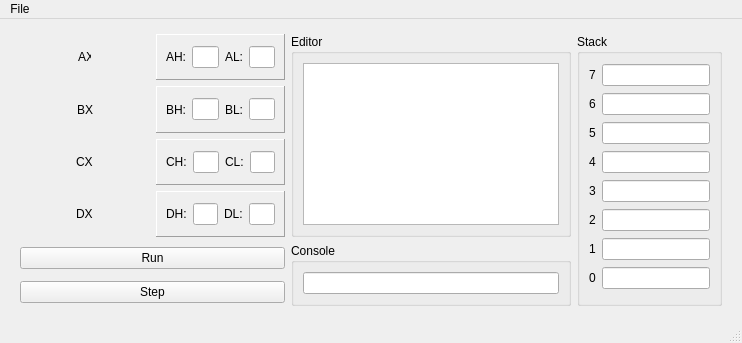
<?xml version="1.0" encoding="UTF-8"?>
<ui version="4.0">
 <class>MainWindow</class>
 <widget class="QMainWindow" name="MainWindow">
  <property name="geometry">
   <rect>
    <x>0</x>
    <y>0</y>
    <width>742</width>
    <height>340</height>
   </rect>
  </property>
  <property name="windowTitle">
   <string>MainWindow</string>
  </property>
  <property name="documentMode">
   <bool>false</bool>
  </property>
  <widget class="QWidget" name="centralwidget">
   <layout class="QGridLayout" name="gridLayout" rowstretch="0,0,0" columnstretch="1,0,0,0">
    <property name="sizeConstraint">
     <enum>QLayout::SetNoConstraint</enum>
    </property>
    <property name="leftMargin">
     <number>20</number>
    </property>
    <property name="topMargin">
     <number>15</number>
    </property>
    <property name="rightMargin">
     <number>20</number>
    </property>
    <property name="bottomMargin">
     <number>15</number>
    </property>
    <item row="1" column="0">
     <widget class="QPushButton" name="run_btn">
      <property name="focusPolicy">
       <enum>Qt::NoFocus</enum>
      </property>
      <property name="text">
       <string>Run</string>
      </property>
     </widget>
    </item>
    <item row="2" column="0">
     <widget class="QPushButton" name="step_btn">
      <property name="focusPolicy">
       <enum>Qt::NoFocus</enum>
      </property>
      <property name="text">
       <string>Step</string>
      </property>
     </widget>
    </item>
    <item row="0" column="0">
     <layout class="QGridLayout" name="gridLayout_2" rowstretch="1,1,1,1" columnstretch="1,1">
      <property name="sizeConstraint">
       <enum>QLayout::SetMinimumSize</enum>
      </property>
      <property name="topMargin">
       <number>0</number>
      </property>
      <item row="0" column="1">
       <widget class="QFrame" name="ax_frame">
        <property name="sizePolicy">
         <sizepolicy hsizetype="Preferred" vsizetype="Preferred">
          <horstretch>0</horstretch>
          <verstretch>0</verstretch>
         </sizepolicy>
        </property>
        <property name="frameShape">
         <enum>QFrame::Panel</enum>
        </property>
        <property name="frameShadow">
         <enum>QFrame::Raised</enum>
        </property>
        <property name="lineWidth">
         <number>1</number>
        </property>
        <property name="midLineWidth">
         <number>0</number>
        </property>
        <layout class="QHBoxLayout" name="horizontalLayout_3" stretch="1,7,1,7">
         <property name="sizeConstraint">
          <enum>QLayout::SetDefaultConstraint</enum>
         </property>
         <property name="topMargin">
          <number>9</number>
         </property>
         <property name="bottomMargin">
          <number>9</number>
         </property>
         <item>
          <widget class="QLabel" name="ah">
           <property name="text">
            <string>AH:</string>
           </property>
          </widget>
         </item>
         <item>
          <widget class="QLineEdit" name="ah_line">
           <property name="enabled">
            <bool>true</bool>
           </property>
           <property name="sizePolicy">
            <sizepolicy hsizetype="Expanding" vsizetype="Fixed">
             <horstretch>0</horstretch>
             <verstretch>0</verstretch>
            </sizepolicy>
           </property>
           <property name="focusPolicy">
            <enum>Qt::NoFocus</enum>
           </property>
           <property name="frame">
            <bool>true</bool>
           </property>
           <property name="echoMode">
            <enum>QLineEdit::Normal</enum>
           </property>
           <property name="alignment">
            <set>Qt::AlignRight|Qt::AlignTrailing|Qt::AlignVCenter</set>
           </property>
           <property name="dragEnabled">
            <bool>false</bool>
           </property>
           <property name="readOnly">
            <bool>false</bool>
           </property>
          </widget>
         </item>
         <item>
          <widget class="QLabel" name="al">
           <property name="text">
            <string>AL:</string>
           </property>
          </widget>
         </item>
         <item>
          <widget class="QLineEdit" name="al_line">
           <property name="focusPolicy">
            <enum>Qt::NoFocus</enum>
           </property>
           <property name="alignment">
            <set>Qt::AlignRight|Qt::AlignTrailing|Qt::AlignVCenter</set>
           </property>
          </widget>
         </item>
        </layout>
       </widget>
      </item>
      <item row="2" column="1">
       <widget class="QFrame" name="cx_frame">
        <property name="frameShape">
         <enum>QFrame::Panel</enum>
        </property>
        <property name="frameShadow">
         <enum>QFrame::Raised</enum>
        </property>
        <layout class="QHBoxLayout" name="horizontalLayout_4" stretch="1,7,1,7">
         <item>
          <widget class="QLabel" name="ch">
           <property name="text">
            <string>CH:</string>
           </property>
          </widget>
         </item>
         <item>
          <widget class="QLineEdit" name="ch_line">
           <property name="focusPolicy">
            <enum>Qt::NoFocus</enum>
           </property>
           <property name="alignment">
            <set>Qt::AlignRight|Qt::AlignTrailing|Qt::AlignVCenter</set>
           </property>
          </widget>
         </item>
         <item>
          <widget class="QLabel" name="cl">
           <property name="text">
            <string>CL:</string>
           </property>
          </widget>
         </item>
         <item>
          <widget class="QLineEdit" name="cl_line">
           <property name="focusPolicy">
            <enum>Qt::NoFocus</enum>
           </property>
           <property name="alignment">
            <set>Qt::AlignRight|Qt::AlignTrailing|Qt::AlignVCenter</set>
           </property>
          </widget>
         </item>
        </layout>
       </widget>
      </item>
      <item row="1" column="1">
       <widget class="QFrame" name="bx_frame">
        <property name="frameShape">
         <enum>QFrame::Panel</enum>
        </property>
        <property name="frameShadow">
         <enum>QFrame::Raised</enum>
        </property>
        <layout class="QHBoxLayout" name="horizontalLayout_2" stretch="1,7,1,7">
         <item>
          <widget class="QLabel" name="bh">
           <property name="text">
            <string>BH:</string>
           </property>
          </widget>
         </item>
         <item>
          <widget class="QLineEdit" name="bh_line">
           <property name="focusPolicy">
            <enum>Qt::NoFocus</enum>
           </property>
           <property name="alignment">
            <set>Qt::AlignRight|Qt::AlignTrailing|Qt::AlignVCenter</set>
           </property>
          </widget>
         </item>
         <item>
          <widget class="QLabel" name="bl">
           <property name="text">
            <string>BL:</string>
           </property>
          </widget>
         </item>
         <item>
          <widget class="QLineEdit" name="bl_line">
           <property name="focusPolicy">
            <enum>Qt::NoFocus</enum>
           </property>
           <property name="alignment">
            <set>Qt::AlignRight|Qt::AlignTrailing|Qt::AlignVCenter</set>
           </property>
          </widget>
         </item>
        </layout>
       </widget>
      </item>
      <item row="3" column="1">
       <widget class="QFrame" name="dx_frame">
        <property name="frameShape">
         <enum>QFrame::Panel</enum>
        </property>
        <property name="frameShadow">
         <enum>QFrame::Raised</enum>
        </property>
        <layout class="QHBoxLayout" name="horizontalLayout_5" stretch="1,0,1,0">
         <item>
          <widget class="QLabel" name="dh">
           <property name="text">
            <string>DH:</string>
           </property>
          </widget>
         </item>
         <item>
          <widget class="QLineEdit" name="dh_line">
           <property name="sizePolicy">
            <sizepolicy hsizetype="Expanding" vsizetype="Fixed">
             <horstretch>0</horstretch>
             <verstretch>0</verstretch>
            </sizepolicy>
           </property>
           <property name="focusPolicy">
            <enum>Qt::NoFocus</enum>
           </property>
           <property name="alignment">
            <set>Qt::AlignRight|Qt::AlignTrailing|Qt::AlignVCenter</set>
           </property>
           <property name="readOnly">
            <bool>false</bool>
           </property>
          </widget>
         </item>
         <item>
          <widget class="QLabel" name="dl">
           <property name="text">
            <string>DL:</string>
           </property>
          </widget>
         </item>
         <item>
          <widget class="QLineEdit" name="dl_line">
           <property name="focusPolicy">
            <enum>Qt::NoFocus</enum>
           </property>
           <property name="alignment">
            <set>Qt::AlignRight|Qt::AlignTrailing|Qt::AlignVCenter</set>
           </property>
          </widget>
         </item>
        </layout>
       </widget>
      </item>
      <item row="0" column="0" alignment="Qt::AlignHCenter">
       <widget class="QLabel" name="ax">
        <property name="maximumSize">
         <size>
          <width>13</width>
          <height>16777215</height>
         </size>
        </property>
        <property name="text">
         <string>AX</string>
        </property>
       </widget>
      </item>
      <item row="1" column="0" alignment="Qt::AlignHCenter">
       <widget class="QLabel" name="bx">
        <property name="text">
         <string>BX</string>
        </property>
       </widget>
      </item>
      <item row="2" column="0" alignment="Qt::AlignHCenter">
       <widget class="QLabel" name="cx">
        <property name="text">
         <string>CX</string>
        </property>
       </widget>
      </item>
      <item row="3" column="0" alignment="Qt::AlignHCenter">
       <widget class="QLabel" name="dx">
        <property name="text">
         <string>DX</string>
        </property>
       </widget>
      </item>
     </layout>
    </item>
    <item row="0" column="1" colspan="2">
     <widget class="QGroupBox" name="groupBox">
      <property name="title">
       <string>Editor</string>
      </property>
      <layout class="QHBoxLayout" name="horizontalLayout">
       <item>
        <widget class="QTextEdit" name="editor">
         <property name="font">
          <font>
           <pointsize>16</pointsize>
          </font>
         </property>
         <property name="focusPolicy">
          <enum>Qt::WheelFocus</enum>
         </property>
        </widget>
       </item>
      </layout>
     </widget>
    </item>
    <item row="0" column="3" rowspan="3">
     <widget class="QGroupBox" name="groupBox_2">
      <property name="title">
       <string>Stack</string>
      </property>
      <layout class="QGridLayout" name="gridLayout_3">
       <item row="5" column="1">
        <widget class="QLineEdit" name="stack2">
         <property name="focusPolicy">
          <enum>Qt::NoFocus</enum>
         </property>
         <property name="alignment">
          <set>Qt::AlignRight|Qt::AlignTrailing|Qt::AlignVCenter</set>
         </property>
         <property name="readOnly">
          <bool>false</bool>
         </property>
        </widget>
       </item>
       <item row="4" column="1">
        <widget class="QLineEdit" name="stack3">
         <property name="focusPolicy">
          <enum>Qt::NoFocus</enum>
         </property>
         <property name="alignment">
          <set>Qt::AlignRight|Qt::AlignTrailing|Qt::AlignVCenter</set>
         </property>
         <property name="readOnly">
          <bool>false</bool>
         </property>
        </widget>
       </item>
       <item row="1" column="1">
        <widget class="QLineEdit" name="stack6">
         <property name="focusPolicy">
          <enum>Qt::NoFocus</enum>
         </property>
         <property name="alignment">
          <set>Qt::AlignRight|Qt::AlignTrailing|Qt::AlignVCenter</set>
         </property>
         <property name="readOnly">
          <bool>false</bool>
         </property>
        </widget>
       </item>
       <item row="7" column="1">
        <widget class="QLineEdit" name="stack0">
         <property name="focusPolicy">
          <enum>Qt::NoFocus</enum>
         </property>
         <property name="alignment">
          <set>Qt::AlignRight|Qt::AlignTrailing|Qt::AlignVCenter</set>
         </property>
         <property name="readOnly">
          <bool>false</bool>
         </property>
        </widget>
       </item>
       <item row="3" column="1">
        <widget class="QLineEdit" name="stack4">
         <property name="focusPolicy">
          <enum>Qt::NoFocus</enum>
         </property>
         <property name="alignment">
          <set>Qt::AlignRight|Qt::AlignTrailing|Qt::AlignVCenter</set>
         </property>
         <property name="readOnly">
          <bool>false</bool>
         </property>
        </widget>
       </item>
       <item row="2" column="1">
        <widget class="QLineEdit" name="stack5">
         <property name="focusPolicy">
          <enum>Qt::NoFocus</enum>
         </property>
         <property name="alignment">
          <set>Qt::AlignRight|Qt::AlignTrailing|Qt::AlignVCenter</set>
         </property>
         <property name="readOnly">
          <bool>false</bool>
         </property>
        </widget>
       </item>
       <item row="0" column="1">
        <widget class="QLineEdit" name="stack7">
         <property name="focusPolicy">
          <enum>Qt::NoFocus</enum>
         </property>
         <property name="alignment">
          <set>Qt::AlignRight|Qt::AlignTrailing|Qt::AlignVCenter</set>
         </property>
         <property name="readOnly">
          <bool>false</bool>
         </property>
        </widget>
       </item>
       <item row="6" column="1">
        <widget class="QLineEdit" name="stack1">
         <property name="focusPolicy">
          <enum>Qt::NoFocus</enum>
         </property>
         <property name="alignment">
          <set>Qt::AlignRight|Qt::AlignTrailing|Qt::AlignVCenter</set>
         </property>
         <property name="readOnly">
          <bool>false</bool>
         </property>
        </widget>
       </item>
       <item row="0" column="0">
        <widget class="QLabel" name="label">
         <property name="text">
          <string>7</string>
         </property>
        </widget>
       </item>
       <item row="1" column="0">
        <widget class="QLabel" name="label_2">
         <property name="text">
          <string>6</string>
         </property>
        </widget>
       </item>
       <item row="2" column="0">
        <widget class="QLabel" name="label_3">
         <property name="text">
          <string>5</string>
         </property>
        </widget>
       </item>
       <item row="3" column="0">
        <widget class="QLabel" name="label_4">
         <property name="text">
          <string>4</string>
         </property>
        </widget>
       </item>
       <item row="4" column="0">
        <widget class="QLabel" name="label_5">
         <property name="text">
          <string>3</string>
         </property>
        </widget>
       </item>
       <item row="5" column="0">
        <widget class="QLabel" name="label_6">
         <property name="text">
          <string>2</string>
         </property>
        </widget>
       </item>
       <item row="6" column="0">
        <widget class="QLabel" name="label_7">
         <property name="text">
          <string>1</string>
         </property>
        </widget>
       </item>
       <item row="7" column="0">
        <widget class="QLabel" name="label_8">
         <property name="text">
          <string>0</string>
         </property>
        </widget>
       </item>
      </layout>
     </widget>
    </item>
    <item row="1" column="1" rowspan="2" colspan="2">
     <widget class="QGroupBox" name="groupBox_3">
      <property name="title">
       <string>Console</string>
      </property>
      <layout class="QVBoxLayout" name="verticalLayout">
       <item>
        <widget class="QLineEdit" name="output_line">
         <property name="alignment">
          <set>Qt::AlignRight|Qt::AlignTrailing|Qt::AlignVCenter</set>
         </property>
        </widget>
       </item>
      </layout>
     </widget>
    </item>
   </layout>
  </widget>
  <widget class="QMenuBar" name="menubar">
   <property name="geometry">
    <rect>
     <x>0</x>
     <y>0</y>
     <width>742</width>
     <height>21</height>
    </rect>
   </property>
   <widget class="QMenu" name="menuFile">
    <property name="title">
     <string>File</string>
    </property>
    <addaction name="actionSave"/>
    <addaction name="actionOpen"/>
   </widget>
   <addaction name="menuFile"/>
  </widget>
  <widget class="QStatusBar" name="statusbar"/>
  <action name="actionSave">
   <property name="text">
    <string>Save</string>
   </property>
  </action>
  <action name="actionOpen">
   <property name="text">
    <string>Open</string>
   </property>
  </action>
 </widget>
 <resources/>
 <connections/>
</ui>
